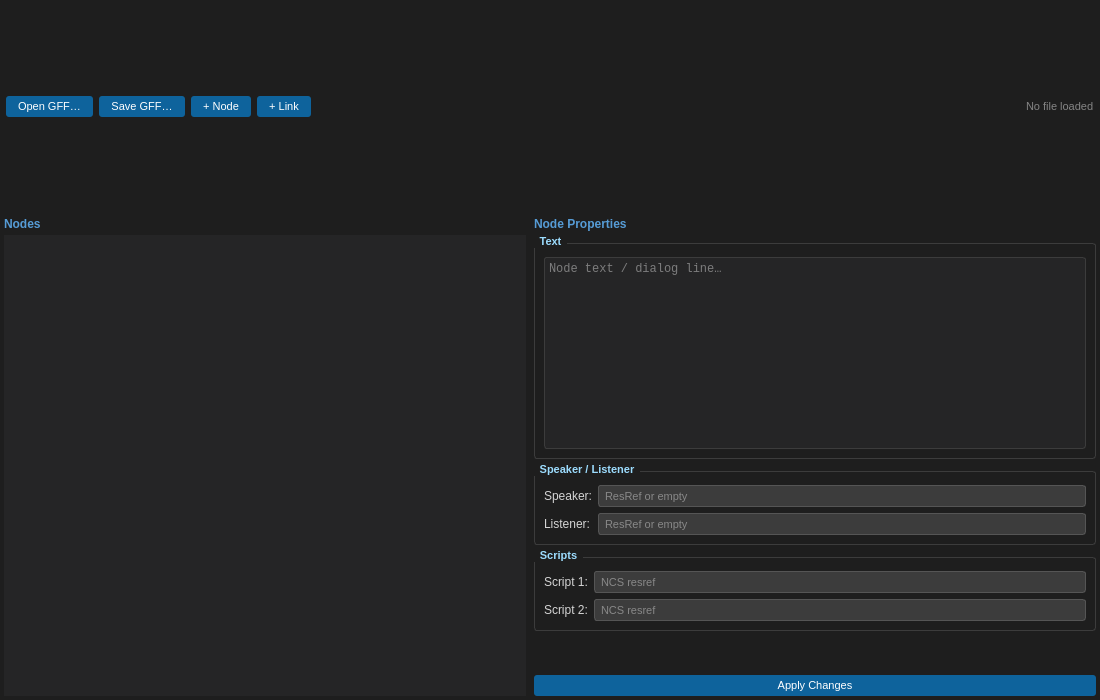
<?xml version="1.0" encoding="UTF-8"?>
<ui version="4.0">
 <class>DLGEditor</class>
 <widget class="QWidget" name="DLGEditor">
  <property name="geometry">
   <rect>
    <x>0</x>
    <y>0</y>
    <width>1100</width>
    <height>700</height>
   </rect>
  </property>
  <property name="windowTitle">
   <string>DLG Editor</string>
  </property>
  <property name="styleSheet">
   <string notr="true">QWidget { background:#1e1e1e; color:#d4d4d4; }
QSplitter::handle { background:#3c3c3c; width:2px; }
QTreeView, QListView {
    background:#252526; border:none; color:#d4d4d4;
    selection-background-color:#094771;
}
QTreeView::item, QListView::item { padding:2px; }
QGroupBox {
    color:#9cdcfe; font-size:8pt; font-weight:bold;
    border:1px solid #3c3c3c; border-radius:3px;
    margin-top:8px; padding-top:4px;
}
QGroupBox::title { subcontrol-origin:margin; subcontrol-position:top left; padding:0 4px; }
QPlainTextEdit, QTextEdit {
    background:#252526; border:1px solid #3c3c3c; color:#d4d4d4;
    font-family:Consolas,monospace; font-size:9pt; border-radius:3px;
}
QLineEdit, QSpinBox, QComboBox {
    background:#3c3c3c; border:1px solid #555; border-radius:3px;
    color:#d4d4d4; padding:2px 4px; font-size:8pt;
}
QPushButton {
    background:#0e639c; color:#fff; border:none; border-radius:3px;
    padding:4px 12px; font-size:8pt;
}
QPushButton:hover { background:#1177bb; }
QLabel { color:#d4d4d4; }</string>
  </property>
  <layout class="QVBoxLayout" name="outerLayout">
   <property name="spacing">
    <number>0</number>
   </property>
   <property name="leftMargin">
    <number>0</number>
   </property>
   <property name="topMargin">
    <number>0</number>
   </property>
   <property name="rightMargin">
    <number>0</number>
   </property>
   <property name="bottomMargin">
    <number>0</number>
   </property>
   <item>
    <!-- Toolbar -->
    <layout class="QHBoxLayout" name="toolbarLayout">
     <property name="leftMargin"><number>6</number></property>
     <property name="topMargin"><number>4</number></property>
     <property name="rightMargin"><number>6</number></property>
     <property name="bottomMargin"><number>4</number></property>
     <property name="spacing"><number>6</number></property>
     <item>
      <widget class="QPushButton" name="btnLoad">
       <property name="text"><string>Open GFF…</string></property>
       <property name="toolTip"><string>Open a .dlg GFF file</string></property>
      </widget>
     </item>
     <item>
      <widget class="QPushButton" name="btnSave">
       <property name="text"><string>Save GFF…</string></property>
       <property name="toolTip"><string>Save back to GFF binary</string></property>
      </widget>
     </item>
     <item>
      <widget class="QPushButton" name="btnAddNode">
       <property name="text"><string>+ Node</string></property>
      </widget>
     </item>
     <item>
      <widget class="QPushButton" name="btnAddLink">
       <property name="text"><string>+ Link</string></property>
      </widget>
     </item>
     <item>
      <spacer name="toolSpacer">
       <property name="orientation"><enum>Qt::Horizontal</enum></property>
       <property name="sizeHint" stdset="0">
        <size><width>40</width><height>20</height></size>
       </property>
      </spacer>
     </item>
     <item>
      <widget class="QLabel" name="fileLabel">
       <property name="text"><string>No file loaded</string></property>
       <property name="styleSheet">
        <string notr="true">color:#858585; font-size:8pt;</string>
       </property>
      </widget>
     </item>
    </layout>
   </item>
   <item>
    <!-- Main splitter: left tree | center canvas | right properties -->
    <widget class="QSplitter" name="mainSplitter">
     <property name="orientation">
      <enum>Qt::Horizontal</enum>
     </property>
     <!-- Left: node tree list -->
     <widget class="QWidget" name="leftPanel">
      <layout class="QVBoxLayout" name="leftLayout">
       <property name="spacing"><number>4</number></property>
       <property name="leftMargin"><number>4</number></property>
       <property name="topMargin"><number>4</number></property>
       <property name="rightMargin"><number>4</number></property>
       <property name="bottomMargin"><number>4</number></property>
       <item>
        <widget class="QLabel" name="nodesLabel">
         <property name="text"><string>Nodes</string></property>
         <property name="styleSheet">
          <string notr="true">color:#569cd6; font-weight:bold; font-size:9pt;</string>
         </property>
        </widget>
       </item>
       <item>
        <widget class="QTreeView" name="nodeTree">
         <property name="headerHidden"><bool>true</bool></property>
         <property name="rootIsDecorated"><bool>true</bool></property>
        </widget>
       </item>
      </layout>
     </widget>
     <!-- Center: canvas (populated programmatically) -->
     <widget class="QWidget" name="canvasContainer">
      <property name="minimumWidth">
       <number>500</number>
      </property>
      <layout class="QVBoxLayout" name="canvasLayout">
       <property name="spacing"><number>0</number></property>
       <property name="leftMargin"><number>0</number></property>
       <property name="topMargin"><number>0</number></property>
       <property name="rightMargin"><number>0</number></property>
       <property name="bottomMargin"><number>0</number></property>
       <!-- DLGCanvas widget is inserted here at runtime -->
      </layout>
     </widget>
     <!-- Right: node property editor -->
     <widget class="QWidget" name="rightPanel">
      <property name="minimumWidth">
       <number>260</number>
      </property>
      <layout class="QVBoxLayout" name="rightLayout">
       <property name="spacing"><number>4</number></property>
       <property name="leftMargin"><number>4</number></property>
       <property name="topMargin"><number>4</number></property>
       <property name="rightMargin"><number>4</number></property>
       <property name="bottomMargin"><number>4</number></property>
       <item>
        <widget class="QLabel" name="propsLabel">
         <property name="text"><string>Node Properties</string></property>
         <property name="styleSheet">
          <string notr="true">color:#569cd6; font-weight:bold; font-size:9pt;</string>
         </property>
        </widget>
       </item>
       <item>
        <widget class="QGroupBox" name="grpText">
         <property name="title"><string>Text</string></property>
         <layout class="QVBoxLayout" name="grpTextLayout">
          <item>
           <widget class="QPlainTextEdit" name="txtNodeText">
            <property name="placeholderText">
             <string>Node text / dialog line…</string>
            </property>
            <property name="maximumHeight">
             <number>100</number>
            </property>
           </widget>
          </item>
         </layout>
        </widget>
       </item>
       <item>
        <widget class="QGroupBox" name="grpSpeaker">
         <property name="title"><string>Speaker / Listener</string></property>
         <layout class="QFormLayout" name="grpSpeakerLayout">
          <item row="0" column="0">
           <widget class="QLabel" name="lblSpeaker">
            <property name="text"><string>Speaker:</string></property>
           </widget>
          </item>
          <item row="0" column="1">
           <widget class="QLineEdit" name="editSpeaker">
            <property name="placeholderText"><string>ResRef or empty</string></property>
           </widget>
          </item>
          <item row="1" column="0">
           <widget class="QLabel" name="lblListener">
            <property name="text"><string>Listener:</string></property>
           </widget>
          </item>
          <item row="1" column="1">
           <widget class="QLineEdit" name="editListener">
            <property name="placeholderText"><string>ResRef or empty</string></property>
           </widget>
          </item>
         </layout>
        </widget>
       </item>
       <item>
        <widget class="QGroupBox" name="grpScript">
         <property name="title"><string>Scripts</string></property>
         <layout class="QFormLayout" name="grpScriptLayout">
          <item row="0" column="0">
           <widget class="QLabel" name="lblScript1">
            <property name="text"><string>Script 1:</string></property>
           </widget>
          </item>
          <item row="0" column="1">
           <widget class="QLineEdit" name="editScript1">
            <property name="placeholderText"><string>NCS resref</string></property>
            <property name="maxLength"><number>16</number></property>
           </widget>
          </item>
          <item row="1" column="0">
           <widget class="QLabel" name="lblScript2">
            <property name="text"><string>Script 2:</string></property>
           </widget>
          </item>
          <item row="1" column="1">
           <widget class="QLineEdit" name="editScript2">
            <property name="placeholderText"><string>NCS resref</string></property>
            <property name="maxLength"><number>16</number></property>
           </widget>
          </item>
         </layout>
        </widget>
       </item>
       <item>
        <spacer name="rightSpacer">
         <property name="orientation"><enum>Qt::Vertical</enum></property>
         <property name="sizeHint" stdset="0">
          <size><width>20</width><height>40</height></size>
         </property>
        </spacer>
       </item>
       <item>
        <widget class="QPushButton" name="btnApplyProps">
         <property name="text"><string>Apply Changes</string></property>
        </widget>
       </item>
      </layout>
     </widget>
    </widget>
   </item>
  </layout>
 </widget>
 <resources/>
 <connections/>
</ui>
